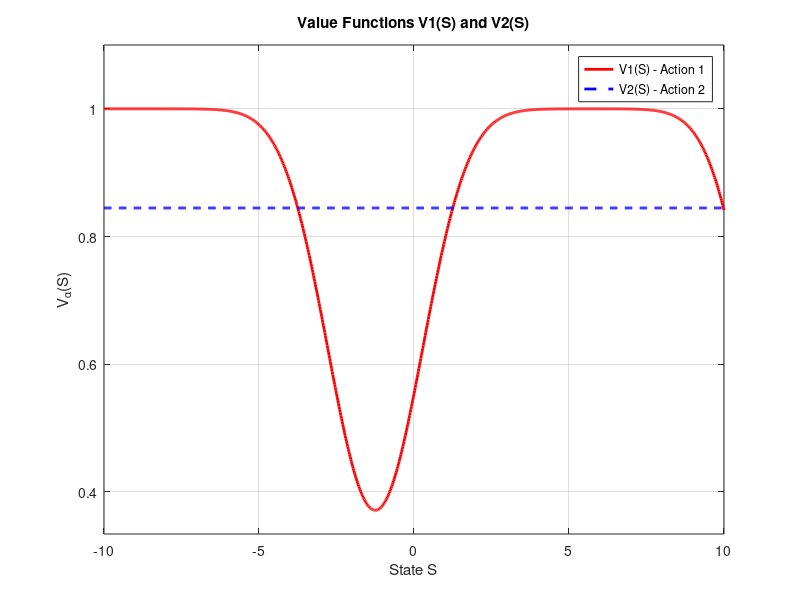
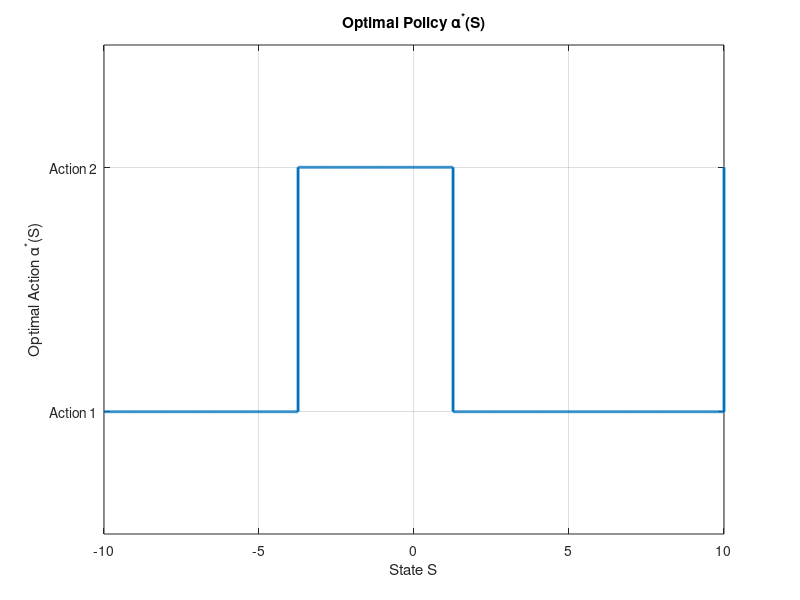

These charts were generated, in order, by the following MATLAB code:

function ComputeOptimalFunctionsAndGenerateData()
    % ComputeOptimalFunctionsAndGenerateData
    %
    % This script performs the following tasks:
    % 1. Computes the expected value functions V1(S) and V2(S) for each state S
    %    using the trapezoidal rule for numerical integration.
    % 2. Determines the optimal policy by selecting the action that maximizes the
    %    expected reward for each state.
    % 3. Generates two datasets of (St, St+1) pairs based on randomly chosen actions.
    % 4. Visualizes the value functions and the optimal policy with plots centered at (0,0).

    %% =========================
    % 1. Numerical Computation
    % ==========================

    % Parameters
    S_min = -10;
    S_max = 10;
    m = 1001;                        % Number of current state grid points
    n = 1001;                        % Number of next state grid points
    S_grid = linspace(S_min, S_max, m)'; % Current state grid [m x 1]
    y_grid = linspace(S_min, S_max, n)'; % Next state grid [n x 1]
    Delta_y = (S_max - S_min) / (n - 1); % Step size in y

    % Reward Function: R(y) = min{2, y^2}
    R = min(2, y_grid.^2);           % Reward vector [n x 1]

    % Initialize Matrices F1 and F2 for actions alpha = 1 and alpha = 2
    F1 = zeros(m, n);                % For action alpha = 1
    F2 = zeros(m, n);                % For action alpha = 2

    % Create grids for current and next states using meshgrid
    [Y_grid_mat, X_grid_mat] = meshgrid(y_grid, S_grid); % Y_grid_mat: [m x n], X_grid_mat: [m x n]

    % Compute means for each action
    mu1_matrix = 0.8 * X_grid_mat + 1.0;        % Mean for alpha = 1 [m x n]
    mu2_matrix = -2.0 * ones(m, n);              % Mean for alpha = 2 [m x n]
    sigma1 = 1.0;                                % Standard deviation for alpha = 1
    sigma2 = 1.0;                                % Standard deviation for alpha = 2

    % Compute CDFs using normcdf for all combinations of S_j and y_i
    H1 = normcdf(Y_grid_mat, mu1_matrix, sigma1); % [m x n] CDF for alpha = 1
    H2 = normcdf(Y_grid_mat, mu2_matrix, sigma2); % [m x n] CDF for alpha = 2

    % Construct Matrix F for Each Action Using the Trapezoidal Weights
    % F_{ji} = 0.5 * (H(y_i | S_j) - H(y_{i-1} | S_j))
    % For i = 1, assume H(y0 | S_j) = 0

    % For alpha = 1
    F1(:,1) = 0.5 * H1(:,1);                          % First column
    F1(:,2:n) = 0.5 * (H1(:,2:n) - H1(:,1:n-1));      % Remaining columns

    % For alpha = 2
    F2(:,1) = 0.5 * H2(:,1);                          % First column
    F2(:,2:n) = 0.5 * (H2(:,2:n) - H2(:,1:n-1));      % Remaining columns

    % Construct Vector G Using the Average of R(y_i) and R(y_{i-1}) for Trapezoidal Rule
    G = zeros(n,1);
    G(1) = R(1);                                      % G_1 = R(y_1)
    G(2:n) = (R(1:n-1) + R(2:n)) / 2;                % G_i = (R(y_{i-1}) + R(y_i)) / 2 for i=2,...,n

    % Compute V1(S_j) and V2(S_j) Using F and G
    V1 = F1 * G;                                      % Expected reward for alpha = 1 [m x 1]
    V2 = F2 * G;                                      % Expected reward for alpha = 2 [m x 1]

    % Determine Optimal Policy
    [V_optimal, policy] = max([V1, V2], [], 2);       % [m x 1], [m x1]
    % policy(j) = 1 if V1(j) > V2(j), else 2

    % ==============================
    % 2. Data Generation
    % ==============================

    % Number of transitions
    N = 1000;

    % Initialize arrays to store (St, St+1) pairs
    St_action1 = zeros(0,2);                        % Pairs where alpha_t = 1
    St_action2 = zeros(0,2);                        % Pairs where alpha_t = 2

    % Initialize S1 ~ N(0,1)
    S_current = randn(N,1);                          % Generates N samples from N(0,1)
    % Note: To generate a single sequence of 1001 states, adjust accordingly.

    % For this implementation, assuming N=1000 independent transitions:
    % Each transition starts with S_t ~ N(0,1), choose alpha_t, generate S_{t+1}

    % Alternatively, to generate a single sequence of 1001 states with 1000 transitions:
    % Uncomment the following block and comment the above.

    %{
    S_sequence = zeros(N+1,1);
    S_sequence(1) = randn();                       % S1 ~ N(0,1)
    for t = 1:N
        alpha_t = randi([1,2]);                     % Randomly choose alpha_t = 1 or 2
        if alpha_t == 1
            S_sequence(t+1) = 0.8 * S_sequence(t) + 1.0 + randn(); % St+1 for alpha=1
            St_action1 = [St_action1; S_sequence(t), S_sequence(t+1)];
        else
            S_sequence(t+1) = -2.0 + randn();        % St+1 for alpha=2
            St_action2 = [St_action2; S_sequence(t), S_sequence(t+1)];
        end
    end
    %}

    % To generate N=1000 independent transitions:
    for t = 1:N
        % Initialize S_t ~ N(0,1)
        St = randn();
        
        % Randomly choose alpha_t = 1 or 2 with equal probability
        alpha_t = randi([1,2]);
        
        % Generate S_{t+1} based on alpha_t
        if alpha_t == 1
            St_plus1 = 0.8 * St + 1.0 + randn();  % alpha = 1
            St_action1 = [St_action1; St, St_plus1];
        else
            St_plus1 = -2.0 + randn();            % alpha = 2
            St_action2 = [St_action2; St, St_plus1];
        end
    end

    % ==============================
    % 3. Visualization
    % ==============================

    % Plot Value Functions V1(S) and V2(S)
    figure('Name', 'Value Functions', 'NumberTitle', 'off');
    plot(S_grid, V1, 'r-', 'LineWidth', 2); hold on;
    plot(S_grid, V2, 'b--', 'LineWidth', 2);
    xlabel('State S');
    ylabel('V_{\alpha}(S)');
    title('Value Functions V1(S) and V2(S)');
    legend('V1(S) - Action 1', 'V2(S) - Action 2', 'Location', 'Best');
    grid on;
    axis tight;
    % Center the graph at (0,0) by adjusting axis limits
    xlim([S_min, S_max]);
    ylim([min([V1; V2]) - 0.1*abs(min([V1; V2])), max([V1; V2]) + 0.1*abs(max([V1; V2]))]);
    hold off;

    % Plot Optimal Policy
    figure('Name', 'Optimal Policy', 'NumberTitle', 'off');
    stairs(S_grid, policy, 'LineWidth', 2);
    xlabel('State S');
    ylabel('Optimal Action \alpha^*(S)');
    title('Optimal Policy \alpha^*(S)');
    yticks([1,2]);
    yticklabels({'Action 1', 'Action 2'});
    grid on;
    axis tight;
    % Center the graph at (0,0) by adjusting axis limits
    xlim([S_min, S_max]);
    ylim([0.5, 2.5]); % To accommodate ytick labels
    hold off;

    % ==============================
    % 4. Sample Outputs
    % ==============================

    % Display sample outputs at S = 0
    [~, idx_zero] = min(abs(S_grid - 0));            % Find index closest to S=0
    V1_at_zero = V1(idx_zero);
    V2_at_zero = V2(idx_zero);
    optimal_action_at_zero = policy(idx_zero);

    fprintf('Sample Outputs at S = 0:\n');
    fprintf('V1(S=0): %.4f (Action 1)\n', V1_at_zero);
    fprintf('V2(S=0): %.4f (Action 2)\n', V2_at_zero);
    if optimal_action_at_zero == 1
        fprintf('Optimal Action at S=0: Action 1\n');
    else
        fprintf('Optimal Action at S=0: Action 2\n');
    end

    % ==============================
    % 5. Data Summary
    % ==============================

    % Display the number of samples in each dataset
    num_action1 = size(St_action1,1);
    num_action2 = size(St_action2,1);
    fprintf('\nData Generation Summary:\n');
    fprintf('Number of (St, St+1) pairs with Action 1: %d\n', num_action1);
    fprintf('Number of (St, St+1) pairs with Action 2: %d\n', num_action2);

    % Optionally, save the datasets to workspace or files
    % Uncomment the following lines to save the datasets as variables in the workspace
    % assignin('base', 'Data_Action1', St_action1);
    % assignin('base', 'Data_Action2', St_action2);

    % Or save to .mat files
    % save('Data_Action1.mat', 'St_action1');
    % save('Data_Action2.mat', 'St_action2');
end
